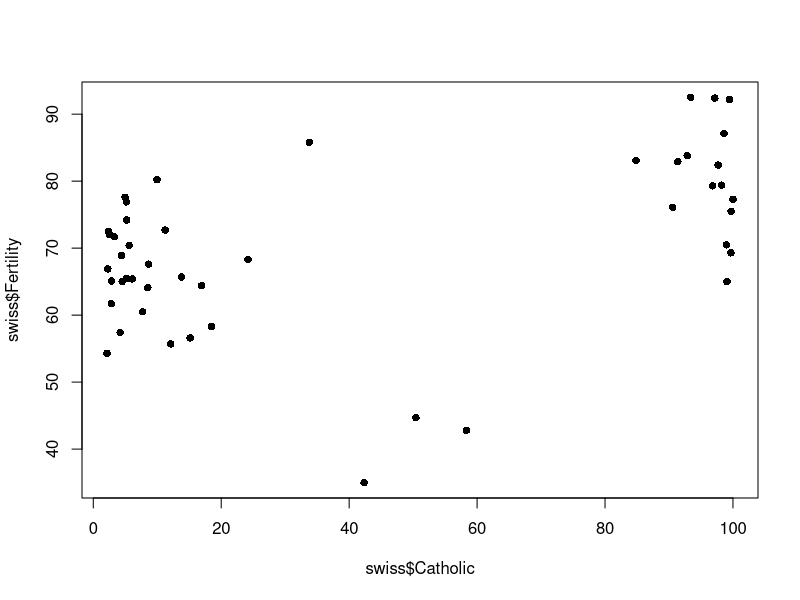

Here is the R script that generated this plot:
# import data
data(swiss)


# load library
library(MASS)
library(glmnet)

# Using AIC to do variable selection
fullModel = lm(swiss$Fertility ~ swiss$Agriculture + swiss$Examination + swiss$Education + swiss$Catholic + swiss$Infant.Mortality)
AIC <- stepAIC(fullModel)
AIC$anova

# check the relation inside the plot between Catholic and Ferility
plot(swiss$Fertility~swiss$Catholic, pch=16)

# from the plot, I decide to group the datasets into two different groups,
# the 0-20 percentage group and 80 - 100 percentage group
Group1 = swiss[which(swiss$Catholic <= 20),]
Group2 = swiss[which(swiss$Catholic >= 80),]

# data sets
x_1 = Group1[c("Agriculture", "Education", "Catholic", "Infant.Mortality")]
y_1 = Group1$Fertility

x_2 = Group2[c("Agriculture", "Education", "Catholic", "Infant.Mortality")]
y_2 = Group2$Fertility

# training set
x_1_train = head(x_1, 13)
y_1_train = head(y_1, 13)

x_2_train = head(x_2, 8)
y_2_train = head(y_2, 8)

# testing set
x_1_test = tail(x_1, 13)
y_1_test = tail(y_1, 13)

x_2_test = tail(x_2, 8)
y_2_test = tail(y_2, 8)

# multi-regression
regModel1 = lm(y_1_train ~ x_1_train[, 1] + x_1_train[,2] + x_1_train[,3] + x_1_train[,4], data = x_1_train)
regModel2 = lm(y_2_train ~ x_2_train[, 1] + x_2_train[,2] + x_2_train[,3] + x_2_train[,4], data = x_2_train)

# multi-regression testing
multiRegResult1 = predict(regModel1, x_1_test)
multiRegResult2 = predict(regModel2, x_2_test)

AICSSR1 <- sum((multiRegResult1 - y_1_test) ^ 2)
AICSST1 <- sum((y_1_test - mean(y_1_test)) ^ 2)
AICSQR1 <- 1 - AICSSR1 / AICSST1


AICSSR2 <- sum((multiRegResult2 - y_2_test) ^ 2)
AICSST2 <- sum((y_2_test - mean(y_2_test)) ^ 2)
AICSQR2 <- 1 - AICSSR2 / AICSST2

# Ridge regression

# set up testing and training sets
x_1_train = as.matrix(x_1_train)
y_1_train = as.matrix(y_1_train)
x_2_train = as.matrix(x_2_train)
y_2_train = as.matrix(y_2_train)

x_1_test = as.matrix(x_1_test)
y_1_test = as.matrix(y_1_test)
x_2_test = as.matrix(x_2_test)
y_2_test = as.matrix(y_2_test)

# first group model
cv.out = cv.glmnet(x_1_train, y_1_train, alpha = 0, grouped = FALSE)
bestLambda <- cv.out$lambda.min
ridgeModel1 = glmnet(x_1_train, y_1_train, alpha = 0, lambda = bestLambda)
ridgeBeta1 = coef(ridgeModel1)

ridgeResult1 <- predict(ridgeModel1, s = bestLambda, newx = x_1_test)

# second group model
cv.out = cv.glmnet(x_2_train, y_2_train, alpha = 0, grouped = FALSE)
bestLambda <- cv.out$lambda.min
ridgeModel2 = glmnet(x_2_train, y_2_train, alpha = 0, lambda = bestLambda)
ridgeBeta2 = coef(ridgeModel2)

ridgeResult2 <- predict(ridgeModel2, s = bestLambda, newx = x_2_test)

# ridge testing
ridgeSSR1 <- sum((ridgeResult1 - y_1_test) ^ 2)
ridgeSST1 <- sum((y_1_test - mean(y_1_test)) ^ 2)
ridgeSQR1 <- 1 - ridgeSSR1/ridgeSST1

ridgeSSR2 <- sum((ridgeResult2 - y_2_test) ^ 2)
ridgeSST2 <- sum((y_2_test - mean(y_2_test)) ^ 2)
ridgeSQR2 <- 1 - ridgeSSR2/ridgeSST2

# full model
# datasets
x_1 = Group1[c("Agriculture", "Examination", "Education", "Catholic", "Infant.Mortality")]
y_1 = Group1$Fertility

x_2 = Group2[c("Agriculture", "Examination", "Education", "Catholic", "Infant.Mortality")]
y_2 = Group2$Fertility

# training set
x_1_train = head(x_1, 13)
y_1_train = head(y_1, 13)

x_2_train = head(x_2, 8)
y_2_train = head(y_2, 8)

# testing set
x_1_test = tail(x_1, 13)
y_1_test = tail(y_1, 13)

x_2_test = tail(x_2, 8)
y_2_test = tail(y_2, 8)

# multi-regression
regFullModel1 = lm(y_1_train ~ x_1_train[, 1] + x_1_train[,2] + x_1_train[,3] + x_1_train[,4] + x_1_train[,5], data = x_1_train)
regFullModel2 = lm(y_2_train ~ x_2_train[, 1] + x_2_train[,2] + x_2_train[,3] + x_2_train[,4] + x_2_train[,5], data = x_2_train)

# multi-regression testing
FullModelRegResult1 = predict(regFullModel1, x_1_test)
FullModelRegResult2 = predict(regFullModel2, x_2_test)

FullSSR1 <- sum((FullModelRegResult1 - y_1_test) ^ 2)
FullSST1 <- sum((y_1_test - mean(y_1_test)) ^ 2)
FullSQR1 <- 1 - FullSSR1 / FullSST1


FullSSR2 <- sum((FullModelRegResult2 - y_2_test) ^ 2)
FullSST2 <- sum((y_2_test - mean(y_2_test)) ^ 2)
FullSQR2 <- 1 - FullSSR2 / FullSST2

# compare the means
tTestGroup1 = t.test(Group1$Fertility, mu = 67)
tTestGroup2 = t.test(Group2$Fertility, mu = 67)
